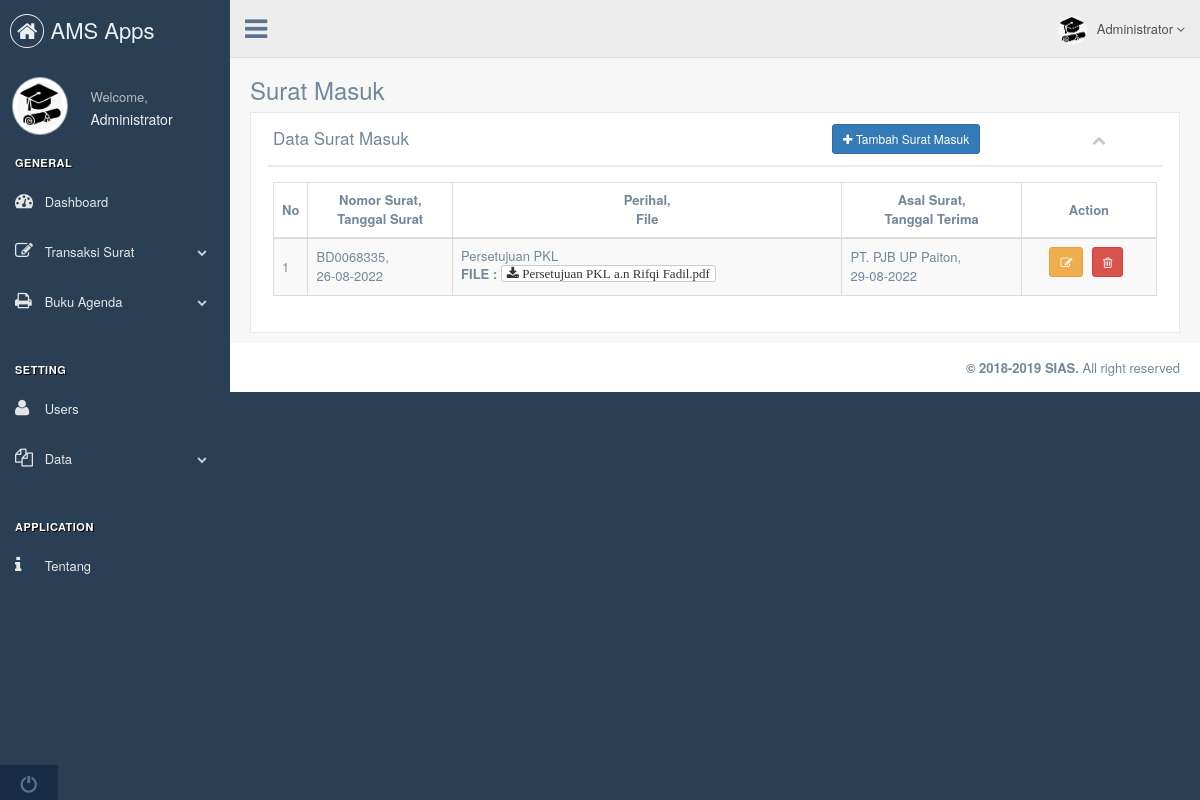
Screenshot of /index.php?page=surat_masuk (signed in) with the database file from the repository.
### tables this page shows
CREATE TABLE `surat_masuk` (
  `id_masuk` int(10) NOT NULL,
  `no_surat` varchar(50) NOT NULL,
  `jenis_surat` varchar(30) NOT NULL,
  `tanggal_surat` date NOT NULL,
  `tanggal_terima` date NOT NULL,
  `asal_surat` varchar(50) NOT NULL,
  `isi_ringkas` varchar(100) NOT NULL,
  `file` varchar(50) NOT NULL
);

### function_tanggal.php (called while the page is built, shortened)
<?php
	function IndonesiaTgl($tanggal)
	{
		$tgl 	= substr($tanggal, 8,2);
		$bln	= substr($tanggal, 5,2);
		$thn	= substr($tanggal, 0,4);
		$tanggal="$tgl-$bln-$thn";
		return $tanggal;
	}
?>

### surat_masuk.php (the view, shortened to what this page needs)
<div class="">
	<div class="page-title">
		<div class="title_left">
			<h3>Surat Masuk</h3>
		</div>
	</div>
	<div class="clearfix"></div>
	<div class="row">
		<div class="col-md-12 col-sm-12 col-xs-12">
			<div class="x_panel">
				<div class="x_title">
					<h2>Data Surat Masuk</h2>&nbsp; &nbsp;<a href="index.php?page=tambah_surat_masuk" class="btn btn-primary btn-sm"><i class="fa fa-plus"></i> Tambah Surat Masuk</a>
					<ul class="nav navbar-right panel_toolbox">
						<li><a class="collapse-link"><i class="fa fa-chevron-up"></i></a></li>
					</ul>
				</div>
				<div class="x_content">
					<table id="surat_masuk" class="table table-striped table-bordered table-hover table-sm">
						<thead>
							<tr style="font-size: 13px;">
								<th width="1" style="vertical-align: middle;">No</th>
								<th>
									<center>Nomor Surat,<br> Tanggal Surat</center>
								</th>
								<th>
									<center>Perihal,<br> File</center>
								</th>
								<th style="vertical-align: middle;">
									<center>Asal Surat,<br> Tanggal Terima</center>
								</th>
								<th style="vertical-align: middle;">
									<center>Action</center>
								</th>
							</tr>
						</thead>
						<tbody>
							<tr>
								<?php
								$no = 1;
								$query	= "SELECT * FROM surat_masuk";
								$sql	= mysqli_query($connect, $query);
								while ($data = mysqli_fetch_array($sql)) {
								?>
									<td width="1" style="vertical-align: middle;"><?= $no++; ?></td>
									<td style="vertical-align: middle;"><?= $data['no_surat'] ?>,<br><?= IndonesiaTgl($data['tanggal_surat']) ?></td>
									<td style="vertical-align: middle;"><?= $data['isi_ringkas'] ?><br> <b>FILE :</b>
										<a href="upload/surat_masuk/<?= $data['file'] ?>" class="btn btn-default btn-xs fa fa-download">&nbsp;<?= $data['file']; ?></a>
									</td>
									<td style="vertical-align: middle;"><?= $data['asal_surat'] ?>,<br><?= IndonesiaTgl($data['tanggal_terima']) ?></td>
									<td>
										<center>
											<a href="index.php?page=edit_surat_masuk&id=<?= $data['id_masuk']; ?>" class="btn btn-warning btn-sm" title="Edit"><i class="fa fa-pencil-square-o"></i></a>
											<a onclick="return confirm('Yakin akan dihapus ?')" href="index.php?page=hapus_surat_masuk&id=<?= $data['id_masuk'] ?>" class="btn btn-danger btn-sm" title="Hapus"><i class="fa fa-trash-o"></i></a>
										</center>
									</td>
							</tr>
						<?php } ?>
						</tbody>
					</table>
				</div>
			</div>
		</div>
	</div>
</div>

### rows the page displays
surat_masuk: no_surat "BD0068335", tanggal_surat "26-08-2022", isi_ringkas "Persetujuan PKL", file "Persetujuan PKL a.n Rifqi Fadil.pdf", asal_surat "PT. PJB UP Paiton", tanggal_terima "29-08-2022"

### other values shown
$_SESSION['fullname'] "Administrator"
